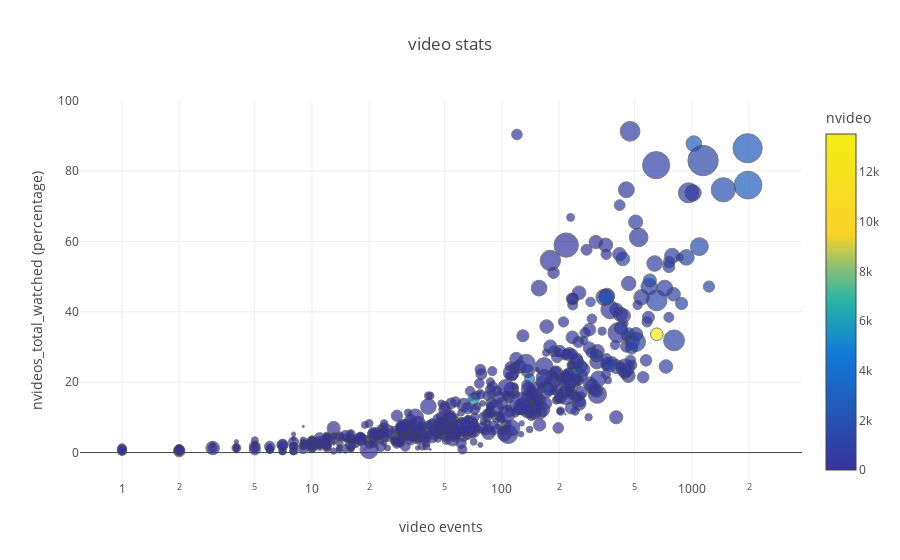

Notebook source saved alongside this figure:
### Code cell
scatter_function((pc.nseek_video+pc.npause_video), (pc.nvideos_total_watched * 100), pc.user_id, pc.sum_dt, 10000, pc.nvideo, "nvideo", 'video stats', 'video stats', 'video events', 'log', 'nvideos_total_watched (percentage)')

### Figure 1 — Plotly figure (JSON) as saved in the notebook; plotly's stock layout.template omitted (floating-point values rounded to 4 significant figures; data arrays with more than 128 entries replaced by an {"elided": "..."} marker saying what was removed)
{"data": [{"marker": {"color": {"elided": "745 int values"}, "colorbar": {"title": "nvideo"}, "colorscale": [[0, "rgb(244,236,21)"], [0.3, "rgb(249,210,41)"], [0.4, "rgb(134,191,118)"], [0.5, "rgb(37,180,167)"], [0.65, "rgb(17,123,215)"], [1, "rgb(54,50,153)"]], "line": {"color": "#444"}, "opacity": 0.7, "reversescale": true, "size": {"elided": "745 float values"}, "sizemode": "diameter", "sizeref": 10000}, "mode": "markers", "name": "video stats", "text": {"elided": "745 int values"}, "type": "scatter", "x": {"elided": "745 int values"}, "y": {"elided": "745 float values"}}], "layout": {"hovermode": "closest", "title": "video stats", "xaxis": {"title": "video events", "type": "log"}, "yaxis": {"title": "nvideos_total_watched (percentage)"}}}
